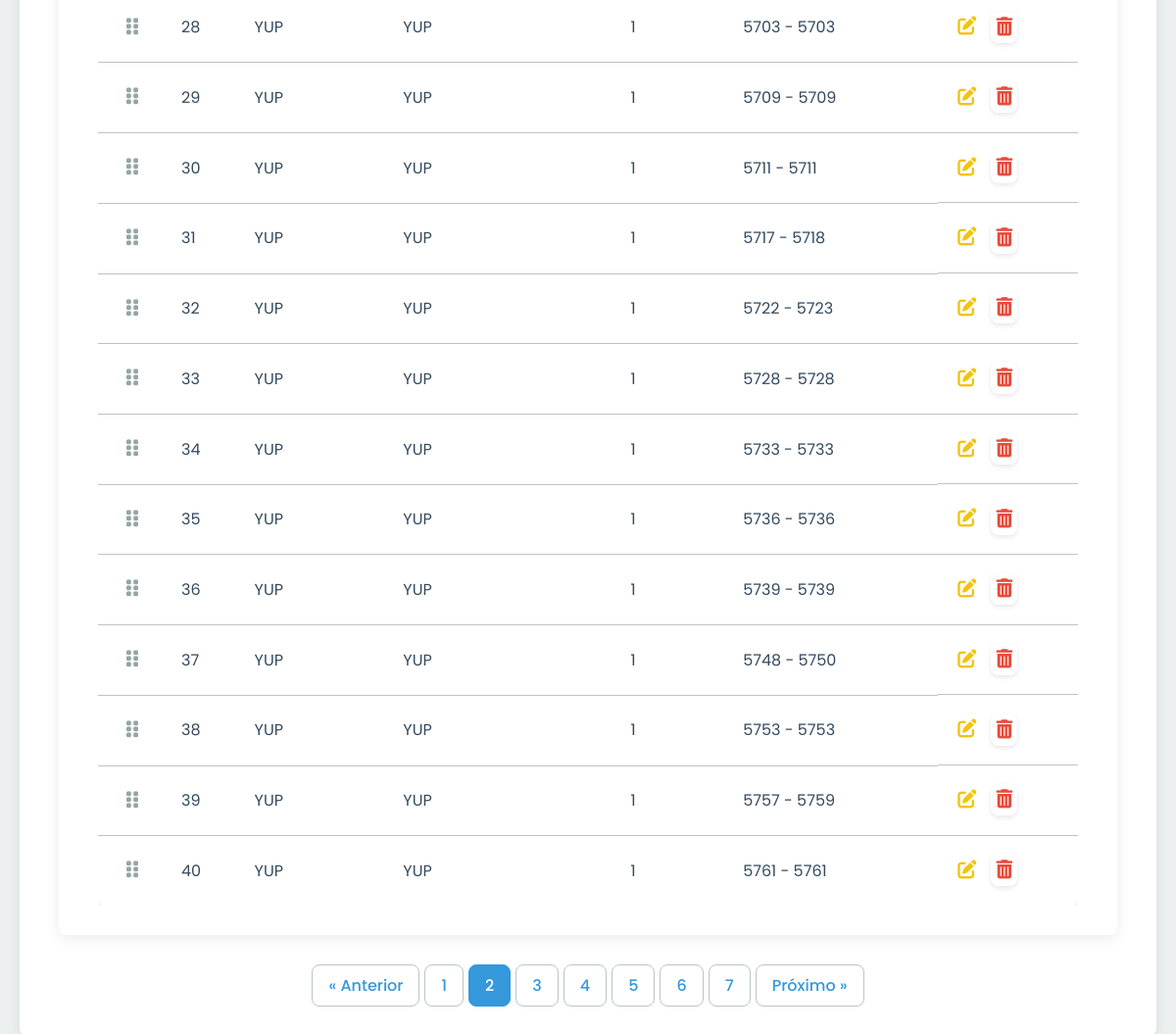
/cobranca/dashboard?page=2 (signed in, lower part), run on an earlier commit of the app's database.
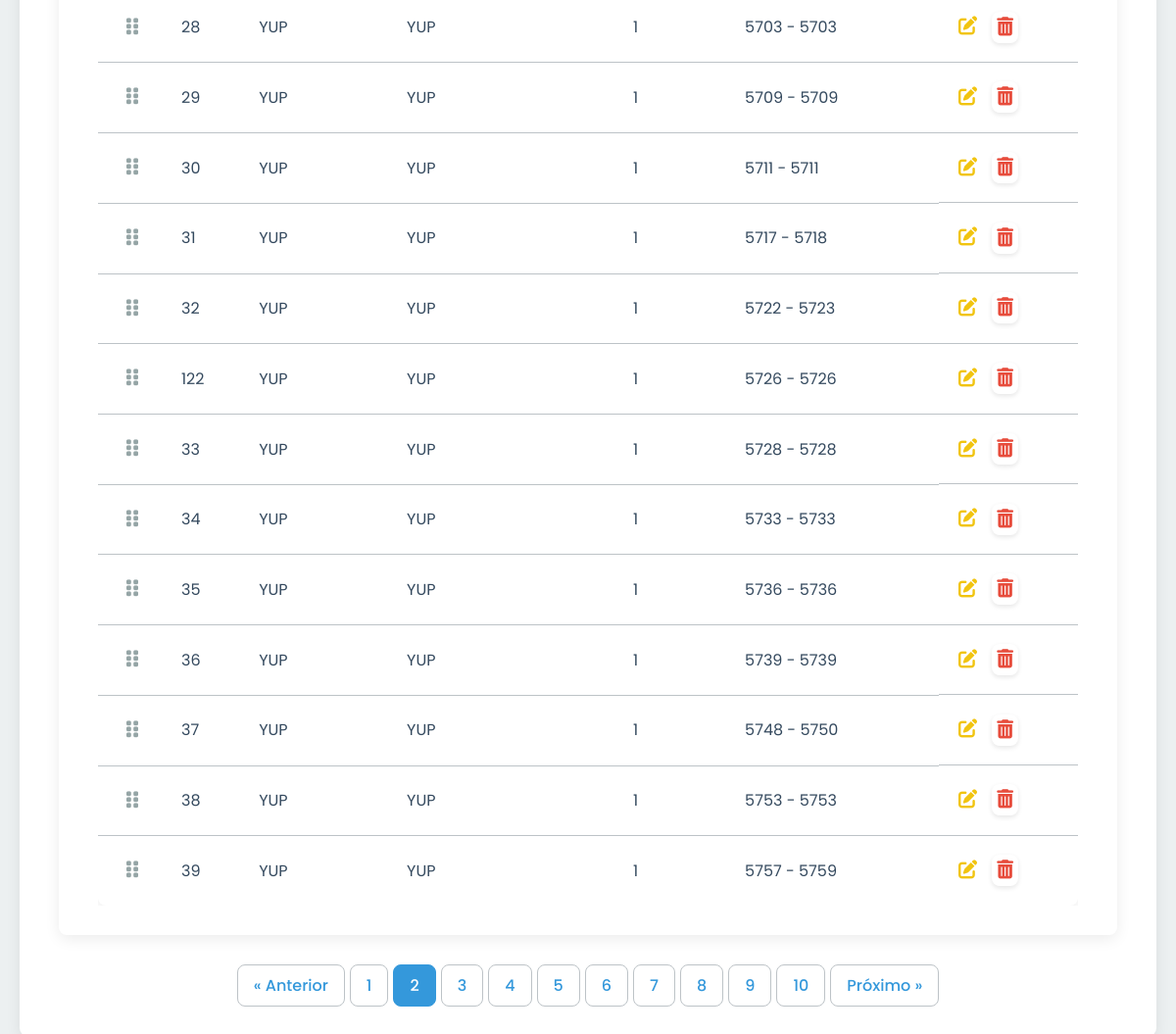
And on a later commit of the database.
### tables this page shows
CREATE TABLE cobranca_fichas_acerto (
            id INTEGER PRIMARY KEY AUTOINCREMENT,
            ficha_acerto TEXT NOT NULL,
            caixa TEXT NOT NULL,
            range_cliente_inicio INTEGER NOT NULL,
            range_cliente_fim INTEGER NOT NULL,
            store_id INTEGER, order_position INTEGER NOT NULL DEFAULT 0,
            FOREIGN KEY (store_id) REFERENCES stores(id)
        );

CREATE TABLE stores (
            id INTEGER PRIMARY KEY AUTOINCREMENT,
            name TEXT UNIQUE NOT NULL
        );

### app.py (the view, shortened to what this page needs)
@app.route('/cobranca/dashboard', methods=['GET', 'POST'])
@login_required
@role_required(['super_admin', 'admin_cobranca'])
def cobranca_dashboard():
    page = request.args.get('page', 1, type=int)
    db = get_db()
    base_query = "FROM cobranca_fichas_acerto f LEFT JOIN stores s ON f.store_id = s.id"
    params = []
    if session['role'] != 'super_admin':
        base_query += " WHERE f.store_id = ?"
        params.append(session.get('store_id'))
    total_items = db.execute(f"SELECT COUNT(f.id) {base_query}", params).fetchone()[0]
    total_pages = (total_items + PER_PAGE - 1) // PER_PAGE if total_items > 0 else 1
    offset = (page - 1) * PER_PAGE
    items = db.execute(f"SELECT f.*, s.name as store_name {base_query} ORDER BY f.order_position ASC LIMIT ? OFFSET ?", params + [PER_PAGE, offset]).fetchall()
    if is_ajax_request():
        return jsonify({
            'items': [dict(r) for r in items],
            'pagination_html': render_template('_pagination.html', page=page, total_pages=total_pages, request=request),
            'page_type': 'cobranca'
        })
    stores = db.execute("SELECT id, name FROM stores ORDER BY name").fetchall() if session['role'] == 'super_admin' else []
    return render_template('cobranca/cobranca_dashboard.html', fichas_acerto=items, stores=stores, page=page, total_pages=total_pages)

### app.py (called while the page is built)
def is_ajax_request():
    return request.headers.get('X-Requested-With') == 'XMLHttpRequest'

def login_required(f):
    @wraps(f)
    def decorated_function(*args, **kwargs):
        if 'logged_in' not in session:
            if is_ajax_request():
                return jsonify({'status': 'error', 'message': 'Sessão expirada. Faça login novamente.'}), 401
            flash('Você precisa fazer login para acessar esta página.', 'danger')
            return redirect(url_for('admin_login'))
        return f(*args, **kwargs)
    return decorated_function

### database.py (called while the page is built)
def get_db():
    if 'db' not in g:
        g.db = sqlite3.connect(
            DATABASE
        )
        g.db.row_factory = sqlite3.Row
    return g.db

### templates/cobranca/cobranca_dashboard.html (shortened to what this page needs)
{% extends "base.html" %}
{% block content %}
<div class="card">
    <div class="table-wrapper">
        {% if fichas_acerto %}
            <table>
                <tbody id="sortable-table">
                    {% for item in fichas_acerto %}
                        <tr data-id="{{ item.id }}">
                            <td class="drag-handle"><i class="fas fa-grip-vertical"></i></td>
                            <td>{{ item.id }}</td>
                            {% if session.role == 'super_admin' %}<td>{{ item.store_name or 'N/A' }}</td>{% endif %}
                            <td>{{ item.ficha_acerto }}</td>
                            <td>{{ item.caixa }}</td>
                            <td>{{ item.range_cliente_inicio }} - {{ item.range_cliente_fim }}</td>
                            <td class="actions">
                                <a href="{{ url_for('cobranca_fichas_acerto_edit', item_id=item.id) }}" class="edit" title="Editar"><i class="fas fa-edit"></i></a>
                                <form action="{{ url_for('cobranca_fichas_acerto_delete', item_id=item.id) }}" method="POST" style="display:inline;" data-ajax="true">
                                    <button type="submit" class="delete" title="Excluir"><i class="fas fa-trash-alt"></i></button>
                                </form>
                            </td>
                        </tr>
                    {% endfor %}
                </tbody>
            </table>
        {% else %}
            <p style="text-align: center; padding: 20px;">Nenhuma ficha de acerto cadastrada ainda.</p>
        {% endif %}
    </div>
</div>
{% include '_pagination.html' %}
{% endblock %}

What changed in the data, as far as the page shows it:
no longer on this page (row edited): cobranca_fichas_acerto: id "40", name "YUP", ficha_acerto "YUP", caixa "1", range_cliente_inicio "5761", range_cliente_fim "5761"
added cobranca_fichas_acerto: id "122", name "YUP", ficha_acerto "YUP", caixa "1", range_cliente_inicio "5726", range_cliente_fim "5726"
Also different on the page:
new list line: "8"
new list line: "9"
new list line: "10"
